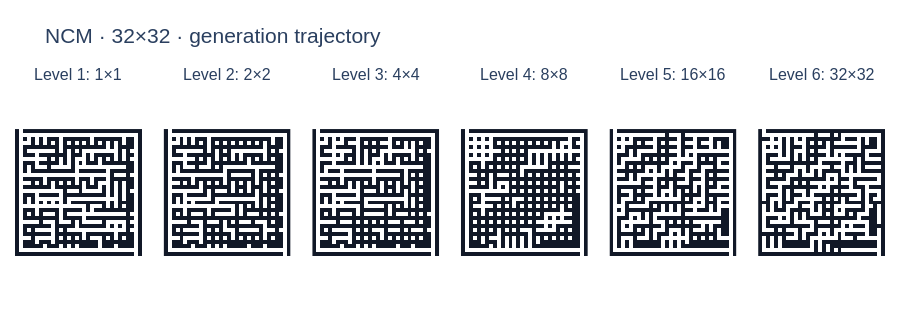
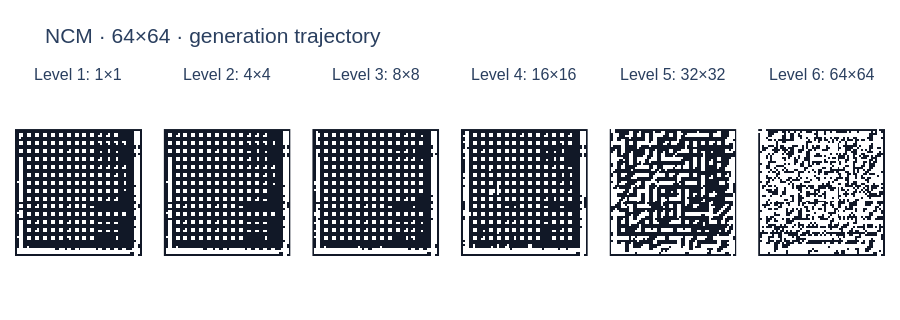

Write notebook code for charts like these, in order.
### Markdown cell above
## 6. Coarse-to-fine generation

Start from $\widehat z^{(0)}=0$. At level $k$, sample all codes in parallel from the predicted categorical distributions, add their contribution, and move to the next scale. After the final level, choose output classes by decoder argmax. Randomness enters through code sampling; no initial noise input is required.

Temperature **1.0** is fixed before evaluation and is not tuned on test results. Entrances/exits are not forced open, and connectivity is not repaired. A standard benchmark sample uses 6 generator passes + 1 decoder pass. The trajectory below additionally decodes after every scale; those extra calls are excluded from benchmark timing.

### Code cell
run.require_trained()
GENERATION_TEMPERATURE = 1.0
EVALUATION_SIZES = (32, 64)
for size in EVALUATION_SIZES:
    _, frames = run.model.sample(
        1,
        size=size,
        temperature=GENERATION_TEMPERATURE,
        seed=SEED + 200 + size,
        capture=True,
    )
    board_panels(
        [frame[0].numpy() for frame in frames],
        [f"Level {k+1}: {s}×{s}" for k, s in enumerate(config.sizes(size))],
        f"NCM · {size}×{size} · generation trajectory",
    ).show(config=PLOT_CONFIG)

### Figure 1 — Plotly figure (JSON) as saved in the notebook; plotly's stock layout.template omitted (floating-point values rounded to 4 significant figures; data arrays with more than 128 entries replaced by an {"elided": "..."} marker saying what was removed)
{"data": [{"colorscale": [[0, "#111827"], [1, "#fff"]], "hoverinfo": "skip", "showscale": false, "type": "heatmap", "xaxis": "x", "xgap": 0, "yaxis": "y", "ygap": 0, "z": {"elided": "32x32 int values"}, "zmax": 1, "zmin": 0}, {"colorscale": [[0, "#111827"], [1, "#fff"]], "hoverinfo": "skip", "showscale": false, "type": "heatmap", "xaxis": "x2", "xgap": 0, "yaxis": "y2", "ygap": 0, "z": {"elided": "32x32 int values"}, "zmax": 1, "zmin": 0}, {"colorscale": [[0, "#111827"], [1, "#fff"]], "hoverinfo": "skip", "showscale": false, "type": "heatmap", "xaxis": "x3", "xgap": 0, "yaxis": "y3", "ygap": 0, "z": {"elided": "32x32 int values"}, "zmax": 1, "zmin": 0}, {"colorscale": [[0, "#111827"], [1, "#fff"]], "hoverinfo": "skip", "showscale": false, "type": "heatmap", "xaxis": "x4", "xgap": 0, "yaxis": "y4", "ygap": 0, "z": {"elided": "32x32 int values"}, "zmax": 1, "zmin": 0}, {"colorscale": [[0, "#111827"], [1, "#fff"]], "hoverinfo": "skip", "showscale": false, "type": "heatmap", "xaxis": "x5", "xgap": 0, "yaxis": "y5", "ygap": 0, "z": {"elided": "32x32 int values"}, "zmax": 1, "zmin": 0}, {"colorscale": [[0, "#111827"], [1, "#fff"]], "hoverinfo": "skip", "showscale": false, "type": "heatmap", "xaxis": "x6", "xgap": 0, "yaxis": "y6", "ygap": 0, "z": {"elided": "32x32 int values"}, "zmax": 1, "zmin": 0}], "layout": {"annotations": [{"font": {"size": 16}, "showarrow": false, "text": "Level 1: 1×1", "x": 0.07292, "xanchor": "center", "xref": "paper", "y": 1, "yanchor": "bottom", "yref": "paper"}, {"font": {"size": 16}, "showarrow": false, "text": "Level 2: 2×2", "x": 0.2437, "xanchor": "center", "xref": "paper", "y": 1, "yanchor": "bottom", "yref": "paper"}, {"font": {"size": 16}, "showarrow": false, "text": "Level 3: 4×4", "x": 0.4146, "xanchor": "center", "xref": "paper", "y": 1, "yanchor": "bottom", "yref": "paper"}, {"font": {"size": 16}, "showarrow": false, "text": "Level 4: 8×8", "x": 0.5854, "xanchor": "center", "xref": "paper", "y": 1, "yanchor": "bottom", "yref": "paper"}, {"font": {"size": 16}, "showarrow": false, "text": "Level 5: 16×16", "x": 0.7563, "xanchor": "center", "xref": "paper", "y": 1, "yanchor": "bottom", "yref": "paper"}, {"font": {"size": 16}, "showarrow": false, "text": "Level 6: 32×32", "x": 0.9271, "xanchor": "center", "xref": "paper", "y": 1, "yanchor": "bottom", "yref": "paper"}], "autosize": true, "font": {"family": "Arial, sans-serif", "size": 15}, "height": 320, "margin": {"b": 20, "l": 15, "r": 15, "t": 85}, "title": {"font": {"size": 21}, "text": "NCM · 32×32 · generation trajectory"}, "xaxis": {"anchor": "y", "constrain": "domain", "domain": [0, 0.1458], "showgrid": false, "showticklabels": false, "zeroline": false}, "xaxis2": {"anchor": "y2", "constrain": "domain", "domain": [0.1708, 0.3167], "showgrid": false, "showticklabels": false, "zeroline": false}, "xaxis3": {"anchor": "y3", "constrain": "domain", "domain": [0.3417, 0.4875], "showgrid": false, "showticklabels": false, "zeroline": false}, "xaxis4": {"anchor": "y4", "constrain": "domain", "domain": [0.5125, 0.6583], "showgrid": false, "showticklabels": false, "zeroline": false}, "xaxis5": {"anchor": "y5", "constrain": "domain", "domain": [0.6833, 0.8292], "showgrid": false, "showticklabels": false, "zeroline": false}, "xaxis6": {"anchor": "y6", "constrain": "domain", "domain": [0.8542, 1], "showgrid": false, "showticklabels": false, "zeroline": false}, "yaxis": {"anchor": "x", "autorange": "reversed", "constrain": "domain", "domain": [0, 1], "scaleanchor": "x", "scaleratio": 1, "showgrid": false, "showticklabels": false, "zeroline": false}, "yaxis2": {"anchor": "x2", "autorange": "reversed", "constrain": "domain", "domain": [0, 1], "scaleanchor": "x2", "scaleratio": 1, "showgrid": false, "showticklabels": false, "zeroline": false}, "yaxis3": {"anchor": "x3", "autorange": "reversed", "constrain": "domain", "domain": [0, 1], "scaleanchor": "x3", "scaleratio": 1, "showgrid": false, "showticklabels": false, "zeroline": false}, "yaxis4": {"anchor": "x4", "autorange": "reversed", "constrain": "domain", "domain": [0, 1], "scaleanchor": "x4", "scaleratio": 1, "showgrid": false, "showticklabels": false, "zeroline": false}, "yaxis5": {"anchor": "x5", "autorange": "reversed", "constrain": "domain", "domain": [0, 1], "scaleanchor": "x5", "scaleratio": 1, "showgrid": false, "showticklabels": false, "zeroline": false}, "yaxis6": {"anchor": "x6", "autorange": "reversed", "constrain": "domain", "domain": [0, 1], "scaleanchor": "x6", "scaleratio": 1, "showgrid": false, "showticklabels": false, "zeroline": false}}}

### Figure 2 — Plotly figure (JSON) as saved in the notebook; plotly's stock layout.template omitted (floating-point values rounded to 4 significant figures; data arrays with more than 128 entries replaced by an {"elided": "..."} marker saying what was removed)
{"data": [{"colorscale": [[0, "#111827"], [1, "#fff"]], "hoverinfo": "skip", "showscale": false, "type": "heatmap", "xaxis": "x", "xgap": 0, "yaxis": "y", "ygap": 0, "z": {"elided": "64x64 int values"}, "zmax": 1, "zmin": 0}, {"colorscale": [[0, "#111827"], [1, "#fff"]], "hoverinfo": "skip", "showscale": false, "type": "heatmap", "xaxis": "x2", "xgap": 0, "yaxis": "y2", "ygap": 0, "z": {"elided": "64x64 int values"}, "zmax": 1, "zmin": 0}, {"colorscale": [[0, "#111827"], [1, "#fff"]], "hoverinfo": "skip", "showscale": false, "type": "heatmap", "xaxis": "x3", "xgap": 0, "yaxis": "y3", "ygap": 0, "z": {"elided": "64x64 int values"}, "zmax": 1, "zmin": 0}, {"colorscale": [[0, "#111827"], [1, "#fff"]], "hoverinfo": "skip", "showscale": false, "type": "heatmap", "xaxis": "x4", "xgap": 0, "yaxis": "y4", "ygap": 0, "z": {"elided": "64x64 int values"}, "zmax": 1, "zmin": 0}, {"colorscale": [[0, "#111827"], [1, "#fff"]], "hoverinfo": "skip", "showscale": false, "type": "heatmap", "xaxis": "x5", "xgap": 0, "yaxis": "y5", "ygap": 0, "z": {"elided": "64x64 int values"}, "zmax": 1, "zmin": 0}, {"colorscale": [[0, "#111827"], [1, "#fff"]], "hoverinfo": "skip", "showscale": false, "type": "heatmap", "xaxis": "x6", "xgap": 0, "yaxis": "y6", "ygap": 0, "z": {"elided": "64x64 int values"}, "zmax": 1, "zmin": 0}], "layout": {"annotations": [{"font": {"size": 16}, "showarrow": false, "text": "Level 1: 1×1", "x": 0.07292, "xanchor": "center", "xref": "paper", "y": 1, "yanchor": "bottom", "yref": "paper"}, {"font": {"size": 16}, "showarrow": false, "text": "Level 2: 4×4", "x": 0.2437, "xanchor": "center", "xref": "paper", "y": 1, "yanchor": "bottom", "yref": "paper"}, {"font": {"size": 16}, "showarrow": false, "text": "Level 3: 8×8", "x": 0.4146, "xanchor": "center", "xref": "paper", "y": 1, "yanchor": "bottom", "yref": "paper"}, {"font": {"size": 16}, "showarrow": false, "text": "Level 4: 16×16", "x": 0.5854, "xanchor": "center", "xref": "paper", "y": 1, "yanchor": "bottom", "yref": "paper"}, {"font": {"size": 16}, "showarrow": false, "text": "Level 5: 32×32", "x": 0.7563, "xanchor": "center", "xref": "paper", "y": 1, "yanchor": "bottom", "yref": "paper"}, {"font": {"size": 16}, "showarrow": false, "text": "Level 6: 64×64", "x": 0.9271, "xanchor": "center", "xref": "paper", "y": 1, "yanchor": "bottom", "yref": "paper"}], "autosize": true, "font": {"family": "Arial, sans-serif", "size": 15}, "height": 320, "margin": {"b": 20, "l": 15, "r": 15, "t": 85}, "title": {"font": {"size": 21}, "text": "NCM · 64×64 · generation trajectory"}, "xaxis": {"anchor": "y", "constrain": "domain", "domain": [0, 0.1458], "showgrid": false, "showticklabels": false, "zeroline": false}, "xaxis2": {"anchor": "y2", "constrain": "domain", "domain": [0.1708, 0.3167], "showgrid": false, "showticklabels": false, "zeroline": false}, "xaxis3": {"anchor": "y3", "constrain": "domain", "domain": [0.3417, 0.4875], "showgrid": false, "showticklabels": false, "zeroline": false}, "xaxis4": {"anchor": "y4", "constrain": "domain", "domain": [0.5125, 0.6583], "showgrid": false, "showticklabels": false, "zeroline": false}, "xaxis5": {"anchor": "y5", "constrain": "domain", "domain": [0.6833, 0.8292], "showgrid": false, "showticklabels": false, "zeroline": false}, "xaxis6": {"anchor": "y6", "constrain": "domain", "domain": [0.8542, 1], "showgrid": false, "showticklabels": false, "zeroline": false}, "yaxis": {"anchor": "x", "autorange": "reversed", "constrain": "domain", "domain": [0, 1], "scaleanchor": "x", "scaleratio": 1, "showgrid": false, "showticklabels": false, "zeroline": false}, "yaxis2": {"anchor": "x2", "autorange": "reversed", "constrain": "domain", "domain": [0, 1], "scaleanchor": "x2", "scaleratio": 1, "showgrid": false, "showticklabels": false, "zeroline": false}, "yaxis3": {"anchor": "x3", "autorange": "reversed", "constrain": "domain", "domain": [0, 1], "scaleanchor": "x3", "scaleratio": 1, "showgrid": false, "showticklabels": false, "zeroline": false}, "yaxis4": {"anchor": "x4", "autorange": "reversed", "constrain": "domain", "domain": [0, 1], "scaleanchor": "x4", "scaleratio": 1, "showgrid": false, "showticklabels": false, "zeroline": false}, "yaxis5": {"anchor": "x5", "autorange": "reversed", "constrain": "domain", "domain": [0, 1], "scaleanchor": "x5", "scaleratio": 1, "showgrid": false, "showticklabels": false, "zeroline": false}, "yaxis6": {"anchor": "x6", "autorange": "reversed", "constrain": "domain", "domain": [0, 1], "scaleanchor": "x6", "scaleratio": 1, "showgrid": false, "showticklabels": false, "zeroline": false}}}
